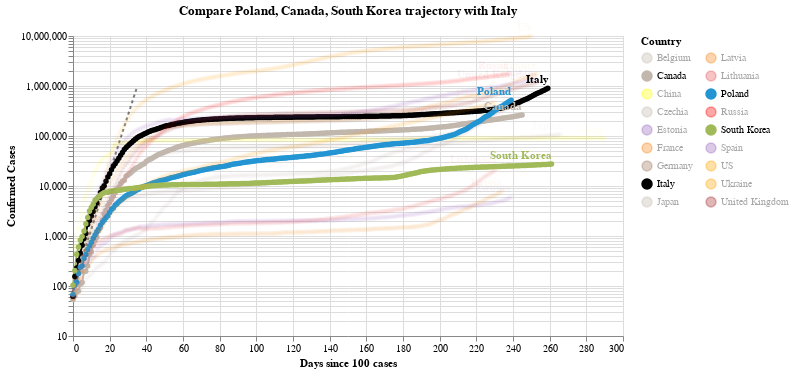

The notebook cell saved with this chart:
### Code cell
#hide_input
chart3 = make_since_chart(dff2, ['Poland', 'Canada', 'South Korea'], baseline_countries)
chart3

### Figure 1 — Vega-Lite specification as saved in the notebook (floating-point values rounded to 4 significant figures; data arrays with more than 128 entries replaced by an {"elided": "..."} marker saying what was removed)
{"config": {"view": {"continuousWidth": 400, "continuousHeight": 300}}, "layer": [{"data": {"name": "data-628230001892d6798b50651be41d1b3e"}, "mark": {"type": "line", "color": "black", "opacity": 0.5, "strokeDash": [3, 3]}, "encoding": {"x": {"type": "quantitative", "field": "Days since 100 cases"}, "y": {"type": "quantitative", "field": "Confirmed Cases"}}}, {"data": {"name": "data-2c57c7771dbdd364e9c2e58d01fcebf1"}, "mark": {"type": "line", "point": true}, "encoding": {"color": {"type": "nominal", "field": "Country", "legend": {"columns": 2}, "scale": {"domain": ["Belgium", "Canada", "China", "Czechia", "Estonia", "France", "Germany", "Italy", "Japan", "Latvia", "Lithuania", "Poland", "Russia", "South Korea", "Spain", "US", "Ukraine", "United Kingdom"], "range": ["#C1B7AD", "#C1B7AD", "yellow", "#C1B7AD", "#9467bd", "#F58518", "#9D755D", "black", "#C1B7AD", "#F58518", "#E45756", "#2495D3", "red", "#A1BA59", "#9467bd", "orange", "orange", "brown"]}}, "opacity": {"condition": {"value": 1, "selection": "selector001"}, "value": 0.05}, "tooltip": [{"type": "nominal", "field": "Country"}, {"type": "temporal", "field": "Date"}, {"type": "quantitative", "field": "Confirmed Cases"}, {"type": "quantitative", "field": "Days since 100 cases"}], "x": {"type": "quantitative", "field": "Days since 100 cases"}, "y": {"type": "quantitative", "field": "Confirmed Cases", "scale": {"type": "log"}}}, "selection": {"selector001": {"type": "multi", "fields": ["Country"], "bind": "legend", "init": [{"Country": "Poland"}, {"Country": "Canada"}, {"Country": "South Korea"}, {"Country": "Italy"}]}}, "width": 550}, {"data": {"name": "data-2c57c7771dbdd364e9c2e58d01fcebf1"}, "mark": {"type": "text", "align": "right", "dy": -8, "fontWeight": "bold"}, "encoding": {"color": {"type": "nominal", "field": "Country", "legend": {"columns": 2}, "scale": {"domain": ["Belgium", "Canada", "China", "Czechia", "Estonia", "France", "Germany", "Italy", "Japan", "Latvia", "Lithuania", "Poland", "Russia", "South Korea", "Spain", "US", "Ukraine", "United Kingdom"], "range": ["#C1B7AD", "#C1B7AD", "yellow", "#C1B7AD", "#9467bd", "#F58518", "#9D755D", "black", "#C1B7AD", "#F58518", "#E45756", "#2495D3", "red", "#A1BA59", "#9467bd", "orange", "orange", "brown"]}}, "opacity": {"condition": {"value": 1, "selection": "selector001"}, "value": 0.05}, "text": {"type": "nominal", "field": "Country"}, "tooltip": [{"type": "nominal", "field": "Country"}, {"type": "temporal", "field": "Date"}, {"type": "quantitative", "field": "Confirmed Cases"}, {"type": "quantitative", "field": "Days since 100 cases"}], "x": {"type": "quantitative", "field": "Days since 100 cases"}, "y": {"type": "quantitative", "field": "Confirmed Cases", "scale": {"type": "log"}}}, "transform": [{"filter": "(datum['Date'] >= 1604707200000)"}], "width": 550}], "title": "Compare Poland, Canada, South Korea trajectory with Italy", "$schema": "https://vega.github.io/schema/vega-lite/v4.8.1.json", "datasets": {"data-628230001892d6798b50651be41d1b3e": [{"Days since 100 cases": 0, "Confirmed Cases": 100.0}, {"Days since 100 cases": 1, "Confirmed Cases": 130.0}, {"Days since 100 cases": 2, "Confirmed Cases": 169.0}, {"Days since 100 cases": 3, "Confirmed Cases": 219.7}, {"Days since 100 cases": 4, "Confirmed Cases": 285.6}, {"Days since 100 cases": 5, "Confirmed Cases": 371.3}, {"Days since 100 cases": 6, "Confirmed Cases": 482.7}, {"Days since 100 cases": 7, "Confirmed Cases": 627.5}, {"Days since 100 cases": 8, "Confirmed Cases": 815.7}, {"Days since 100 cases": 9, "Confirmed Cases": 1060.0}, {"Days since 100 cases": 10, "Confirmed Cases": 1379.0}, {"Days since 100 cases": 11, "Confirmed Cases": 1792.0}, {"Days since 100 cases": 12, "Confirmed Cases": 2330.0}, {"Days since 100 cases": 13, "Confirmed Cases": 3029.0}, {"Days since 100 cases": 14, "Confirmed Cases": 3937.0}, {"Days since 100 cases": 15, "Confirmed Cases": 5119.0}, {"Days since 100 cases": 16, "Confirmed Cases": 6654.0}, {"Days since 100 cases": 17, "Confirmed Cases": 8650.0}, {"Days since 100 cases": 18, "Confirmed Cases": 11250.0}, {"Days since 100 cases": 19, "Confirmed Cases": 14620.0}, {"Days since 100 cases": 20, "Confirmed Cases": 19000.0}, {"Days since 100 cases": 21, "Confirmed Cases": 24710.0}, {"Days since 100 cases": 22, "Confirmed Cases": 32120.0}, {"Days since 100 cases": 23, "Confirmed Cases": 41750.0}, {"Days since 100 cases": 24, "Confirmed Cases": 54280.0}, {"Days since 100 cases": 25, "Confirmed Cases": 70560.0}, {"Days since 100 cases": 26, "Confirmed Cases": 91730.0}, {"Days since 100 cases": 27, "Confirmed Cases": 119300.0}, {"Days since 100 cases": 28, "Confirmed Cases": 155000.0}, {"Days since 100 cases": 29, "Confirmed Cases": 201500.0}, {"Days since 100 cases": 30, "Confirmed Cases": 262000.0}, {"Days since 100 cases": 31, "Confirmed Cases": 340600.0}, {"Days since 100 cases": 32, "Confirmed Cases": 442800.0}, {"Days since 100 cases": 33, "Confirmed Cases": 575600.0}, {"Days since 100 cases": 34, "Confirmed Cases": 748300.0}, {"Days since 100 cases": 35, "Confirmed Cases": 972800.0}], "data-2c57c7771dbdd364e9c2e58d01fcebf1": {"elided": "4497 records"}}}
